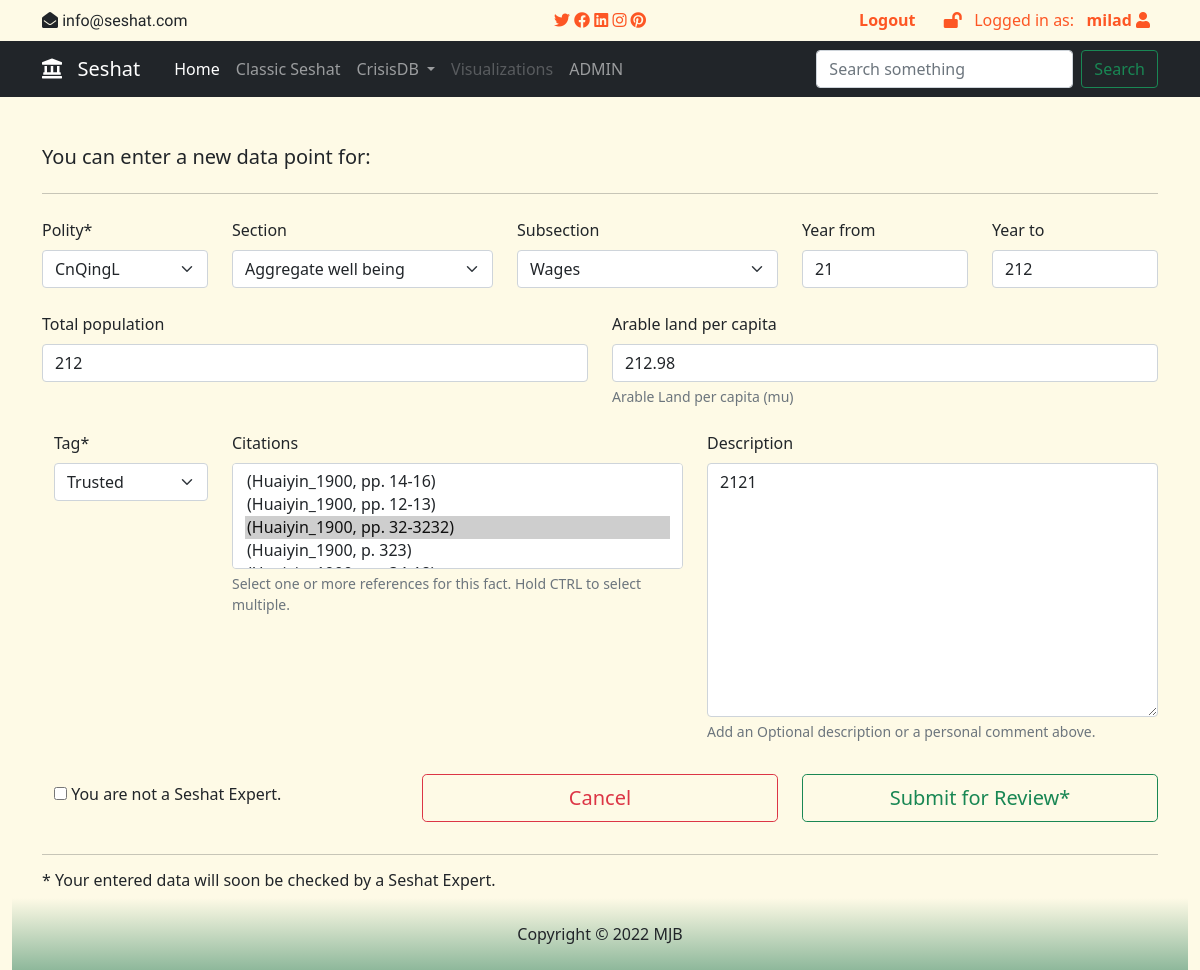
Before: /crisisdb/Agr_Prod_Pop/4/update/ (signed in) with the older database file.
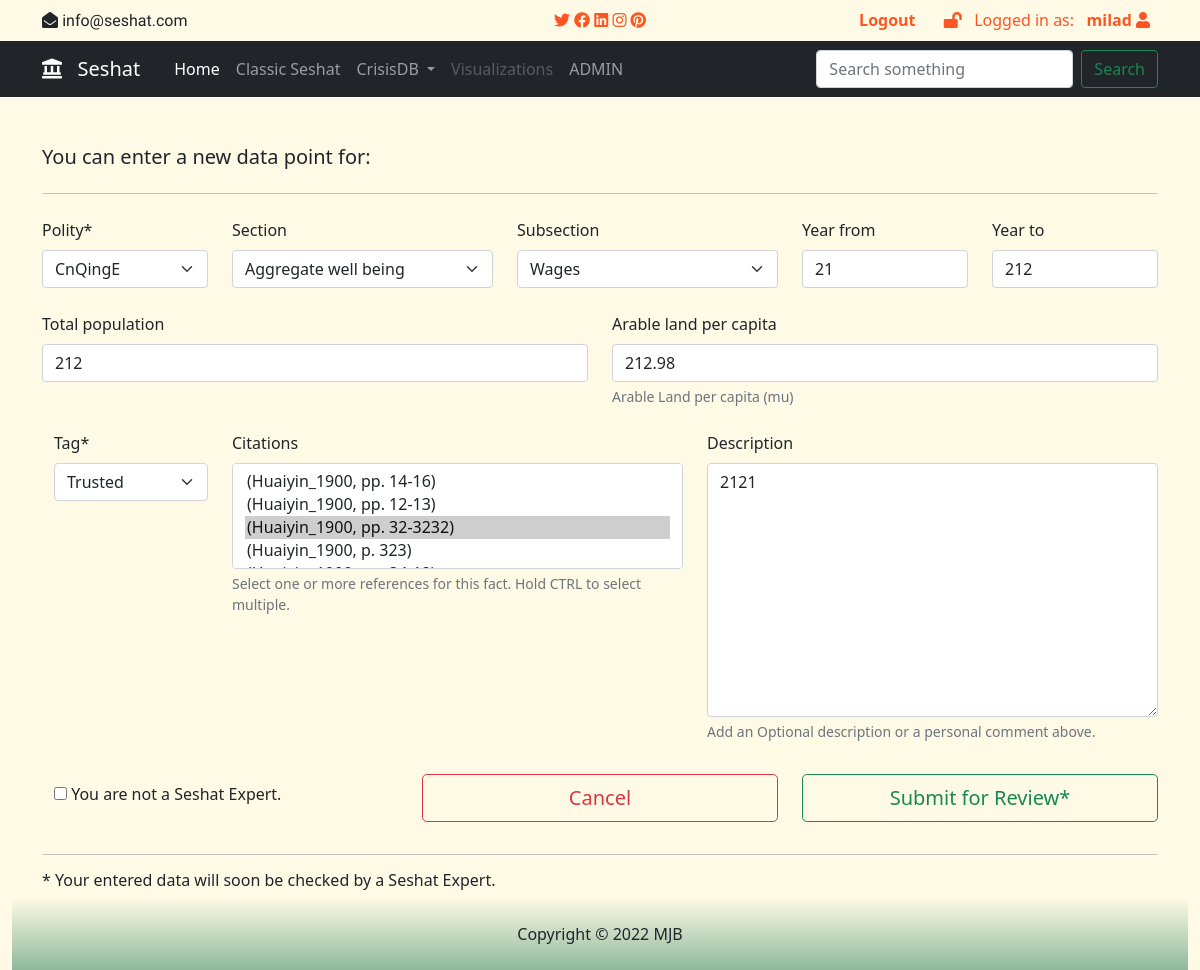
After: the same page with the newer database file.
### crisisdb/models.py (models this page shows, shortened)
class SeshatCommon(models.Model):
    polity = models.ForeignKey(Polity, on_delete=models.SET_NULL, related_name="%(app_label)s_%(class)s_related",
                               related_query_name="%(app_label)s_%(class)ss", null=True)
    section = models.ForeignKey(
        Section, on_delete=models.SET_NULL, related_name="%(app_label)s_%(class)s_related",
        related_query_name="%(app_label)s_%(class)ss", blank=True, null=True,)
    subsection = models.ForeignKey(
        Subsection, on_delete=models.SET_NULL, related_name="%(app_label)s_%(class)s_related",
        related_query_name="%(app_label)s_%(class)ss", blank=True, null=True,)
    name = models.CharField(
        max_length=200,)
    year_from = models.IntegerField(blank=True, null=True)
    year_to = models.IntegerField(blank=True, null=True)
    description = models.TextField(
        blank=True, null=True, help_text="Add an Optional description or a personal comment above.")
    citations = ManyToManyField(
        Citation, related_name="%(app_label)s_%(class)s_related",
                               related_query_name="%(app_label)s_%(class)ss", help_text=mark_safe('Select one or more references for this fact. Hold CTRL to select multiple.'), blank=True,)
    finalized = models.BooleanField(default=False)
    created_date = models.DateTimeField(
        auto_now_add=True, blank=True, null=True)
    modified_date = models.DateTimeField(auto_now=True, blank=True, null=True)
    tag = models.CharField(max_length=5, choices=Tags, default="TRS")
    class Meta:
        abstract = True
        ordering = ['polity']

class Agr_Prod_Pop(SeshatCommon):
    name = models.CharField(
        max_length=100, default="Agricultural Production and Population")
    total_population = models.IntegerField(blank=True, null=True)
    arable_land_per_capita = models.DecimalField(
        blank=True, null=True, decimal_places=2, max_digits=7, help_text="Arable Land per capita (mu)")
    class Meta:
        verbose_name = 'Agricultural production and population'
        verbose_name_plural = 'Agricultural production and populations'

### crisisdb/views.py (the view)
class Agr_Prod_PopUpdate(PermissionRequiredMixin, UpdateView):
    model = Agr_Prod_Pop
    fields = '__all__'
    template_name = "crisisdb/Agr_Prod_Pop/agr_prod_pop_form.html"
    permission_required = 'catalog.can_mark_returned'

### crisisdb/models.py (called while the page is built)
    def __str__(self) -> str:
        return self.name

    def __str__(self) -> str:
        return self.name

    def __str__(self) -> str:
        return self.name

    def __str__(self) -> str:
        if self.page_from == self.page_to or ((not self.page_to) and self.page_from):
            return '({0}_{1}, p. {2})'.format(self.ref.creator, self.ref.year, self.page_from)
        elif self.page_from and self.page_to:
            return '({0}_{1}, pp. {2}-{3})'.format(self.ref.creator, self.ref.year, self.page_from, self.page_to)
        else:
            return '({0}_{1})'.format(self.ref.creator, self.ref.year)

### crisisdb/templatetags/crisisdb_tags.py (called while the page is built)
@register.simple_tag
def titleize(messy_title):
    tidy_title_list = []
    separate_words = messy_title.split("_")
    for word in separate_words:
        if len(word) >= 3:
            tidy_title_list.append(word.capitalize())
        else:
            tidy_title_list.append(word)
    return " ".join(tidy_title_list)

### crisisdb/templates/crisisdb/Agr_Prod_Pop/agr_prod_pop_form.html
{% extends "form_base.html" %}
{% load crispy_forms_tags %}
{% load static %}
{% load humanize %}
{% block extra_vars %}
<div class="row">
    <div class="col-md-6 mb-2">
        {{ form.total_population|as_crispy_field }}
    </div>
    <div class="col-md-6 mb-2">
        {{ form.arable_land_per_capita|as_crispy_field }}
    </div>
</div>
{% endblock extra_vars %}

### crisisdb/templates/form_base.html (shortened to what this page needs)
{% extends "crisisdb-base.html" %}
{% load crispy_forms_tags %}
{% load crisisdb_tags %}
{% block content %}
<div class="container mt-5">
    <form action="" method="post">
        <legend>
            <div class="row">
                <div class="col-md-9">
                    <h5 class="lead-2">You can enter a new data point for:</h5>
                </div>
                <div class="col-md-3 pe-3">
                </div>
            </div>
            <hr>
    </legend>
        <div class="row">
          <div class="col-md-2 mb-2 disabled">
            {{ form.polity|as_crispy_field }}
          </div>
          <div class="col-md-3 mb-2">
            {{ form.section|as_crispy_field }}
          </div>
          <div class="col-md-3 mb-2">
            {{ form.subsection|as_crispy_field }}
          </div>
          <div class="col-md-2 mb-2">
            {{ form.year_from|as_crispy_field }}
          </div>
          <div class="col-md-2 mb-2">
            {{ form.year_to|as_crispy_field }}
          </div>
        </div>
        {% block extra_vars %}
        {% endblock extra_vars %}
        <div class="row">
            <div class="col-md-2 mb-2 ps-4">
              {{ form.tag|as_crispy_field }}
            </div>
            <div class="col-md-5 mb-2">
              {{ form.citations|as_crispy_field }}
            </div>
            <div class="col-md-5 mb-2">
                {{ form.description|as_crispy_field }}
            </div>
        </div>
        <div class="row">
            {% if request.user.is_staff %}
            <div class="col-md-4 py-3 ps-4">
                <div class="mb-2">
                    <i class="fas fa-user-check"></i> You are a Seshat Expert; you can finalize a fact.
                </div>
                <div  class="mb-2">
                    {{ form.finalized|as_crispy_field }}
                </div>
            </div>
            {% else %}
            <div class="col-md-4 py-3 ps-4">
                <input type="checkbox" id="seshatexpert" name="vehicle2" value="Car" onclick="return false">
                <label for="seshatexpert"> You are not a Seshat Expert.</label>
            </div>
            {% endif %}
            <div class="col-md-4 mb-2 py-2 d-grid mx-auto">
                <button href="#" type="cancel" class="btn btn-outline-danger my-auto btn-block btn-lg">Cancel </button>
            </div>
            <div class="col-md-4 mb-2 py-2 d-grid mx-auto">
                <button type="submit" class="btn btn-outline-success my-auto btn-block btn-lg">Submit for Review*</button>
            </div>
        </div>
          </form>
        <div class="col-md-12">
            <hr>
            <h6>* Your entered data will soon be checked by a Seshat Expert.</h6>
        </div>
</div>
{% endblock %}

Changed rows visible on the page:
changed Agr_Prod_Pop "Aggregate well being": polity "CnQingL" → "CnQingE"
